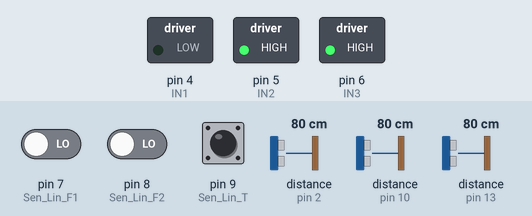
Recording of a sketch running on a simulated Arduino Uno, built with avr-gcc and run on an emulated ATmega328P. Shown: switched loads named in the sketch (green lamp = pin HIGH). Inputs (shaded band) come from the test bench; at power-on: pin 7 (Sen_Lin_F1) LOW, pin 9 (Sen_Lin_T) LOW, distance to the obstacle (sensors on pin 2, pin 10, pin 13) 80 cm, pin 8 (Sen_Lin_F2) LOW.

Above: at 1.2 s.
1.3 s: pin 7 (Sen_Lin_F1) driven HIGH
At 2.4 s:
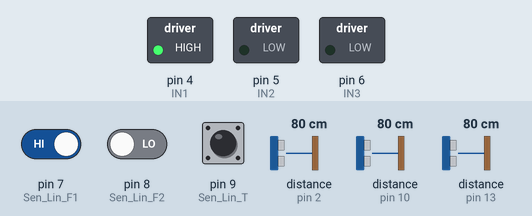
2.8 s: pin 9 (Sen_Lin_T) driven HIGH
At 4.0 s:
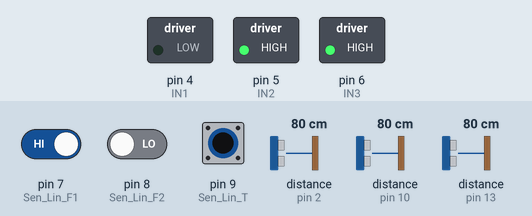
4.3 s: pin 9 (Sen_Lin_T) pulsed LOW 2 times (0.12 s each, 0.3 s apart)
At 4.46 s:
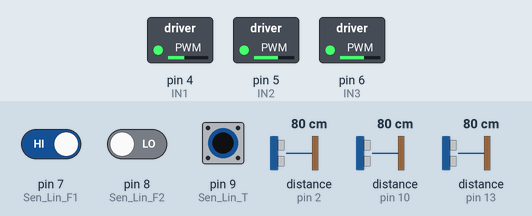
7.3 s: pin 9 (Sen_Lin_T) driven LOW
At 8.4 s:
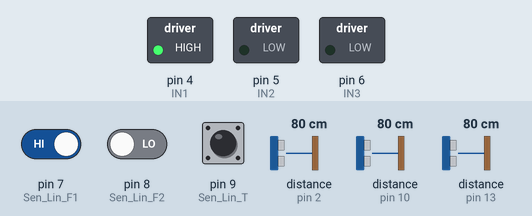
8.8 s: pin 7 (Sen_Lin_F1) driven LOW
At 10.0 s:
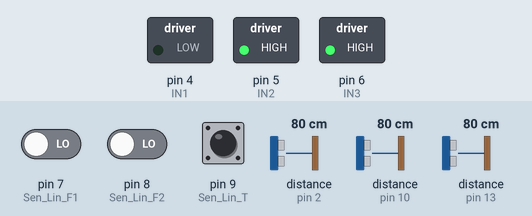
10.3 s: distance to the obstacle (sensor on pin 2) set to 88 cm
11.8 s: distance to the obstacle (sensor on pin 2) set to 93 cm
At 13.3 s:
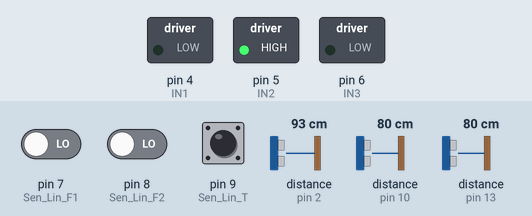
Timing chart, 0 to 14.3 s (numbered marks = the images above; inputs shaded):
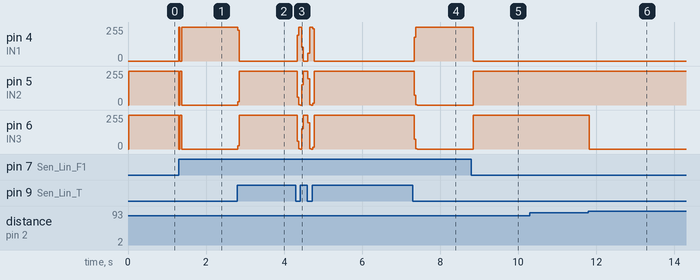

Measured:
- the behaviour switches between 90 and 91 cm on distance to the obstacle (sensor on pin 2) (found by bisection; images 5 and 6)
- after the input at 1.3 s, pin 4 (IN1): 0/255 → 255/255 at once; pin 5 (IN2), pin 6 (IN3): 255/255 → 0/255 at once
- after the input at 2.8 s, pin 4 (IN1): 255/255 → 0/255 at once; pin 5 (IN2), pin 6 (IN3): 0/255 → 255/255 at once
- after the input at 7.3 s, pin 4 (IN1): 0/255 → 255/255 at once; pin 5 (IN2), pin 6 (IN3): 255/255 → 0/255 at once
- after the input at 8.8 s, pin 4 (IN1): 255/255 → 0/255 after 0.05 s; pin 5 (IN2), pin 6 (IN3): 0/255 → 255/255 after 0.05 s
- after the input at 10.3 s, every drawn part: stays the same
- after the input at 11.8 s, pin 6 (IN3): 255/255 → 0/255 at once

The sketch:

codigo_final.ino
```cpp
//codigo final

// Declaração ultrassom
#include <Ultrasonic.h>
Ultrasonic ultrassom_frente(1,2);
Ultrasonic ultrassom_esquerda(12,13);
Ultrasonic ultrassom_direita(11,10);
// Declaração sensor de linha
#define Sen_Lin_F1 7
#define Sen_Lin_F2 8
#define Sen_Lin_T 9
// Declaração motor
int IN1 = 4;//Direita
int IN2 = 5;
int IN3 = 6;//Esquerda
int IN4 = 7;


long distancia[3]; // índices 0,1 e 2, respectivamente, frente, direita, esquerda.
int inimigo[3]; // índices 0,1 e 2, respectivamente, frente, direita, esquerda.

void setup()
{
  // setup do motor
  pinMode(IN1, OUTPUT);//Direita
  pinMode(IN2, OUTPUT);
  pinMode(IN3, OUTPUT);//Esquerda
  pinMode(IN4, OUTPUT);
  // Setup do sensor de linha
  pinMode(Sen_Lin_F1, INPUT);
  pinMode(Sen_Lin_F2, INPUT);
  pinMode(Sen_Lin_T, INPUT);
}

void loop()
{
  // ULTRASSOM -------------------------------------
// Guarda as distâncias, em centímetros, nos índices correnspondetes do vetor distancia.
  distancia[0]= ultrassom_frente.Ranging(CM);
  distancia[1]= ultrassom_esquerda.Ranging(CM);
  distancia[2]= ultrassom_direita.Ranging(CM);

  // Guarda 1, se for detectado um objeto em até 90cm e 0 se não for detectado nada nesta distância
  for (int i=0; i<3; i++)
  {
     if (distancia[i] <=90)
    {
     inimigo[i]=1;
    }else
    {
     inimigo[i]=0;
    }
  }

  // Decide se o robô anda para a frente ou vira para um dos lados, dependendo da posição do inimigo.
  if (inimigo[0]==1) // se o inimigo estiver à frente
  {
    frente();
  }else if(inimigo[2] == 1) // se o inimigo estiver à esquerda
  {
      gira_esquerda();
  }else // se o inimigo não for encontrado ou se estiver à esquerda
  {
    gira_direita();
  }

  // SENSOR DE LINHA---------------------------------------------
  bool F1 = digitalRead(Sen_Lin_F1); /*Sensor Frontal 1*/
  bool F2 = digitalRead(Sen_Lin_F2); /*Sensor Frontal 2*/
  bool TR = digitalRead(Sen_Lin_T); /*Sensor Traseiro*/

  if(F1){ //Se linha na frente 1
    tras(); //Faça com que o robô dê ré.
  }
  if(F2){ //Se linha na frente do 2
    tras(); //Faça com que o robô dê ré.
  }
  if(TR){ //Se linha atrás
    frente(); //Faça com que o robô vá para frente.
  }
}

void direita_frente()
{
  digitalWrite(IN1,LOW);
  digitalWrite(IN2,HIGH);
}

void direita_tras()
{
  digitalWrite(IN1,HIGH);
  digitalWrite(IN2,LOW);
}

void direita_para()
{
  digitalWrite(IN1,HIGH);
  digitalWrite(IN2,HIGH);
}

void esquerda_frente()
{
  digitalWrite(IN3,HIGH);
  digitalWrite(IN4,LOW);
}

void esquerda_tras()
{
  digitalWrite(IN3,LOW);
  digitalWrite(IN4,HIGH);
}

void esquerda_para()
{
  digitalWrite(IN3,HIGH);
  digitalWrite(IN4,HIGH);
}

void frente()
{
  esquerda_frente();
  direita_frente();
}

void tras()
{
  esquerda_tras();
  direita_tras();
}

void para()
{
  esquerda_para();
  direita_para();
}

void gira_direita()
{
  esquerda_frente();
  direita_tras();
}

void gira_esquerda()
{
  esquerda_tras();
  direita_frente();
}
```
